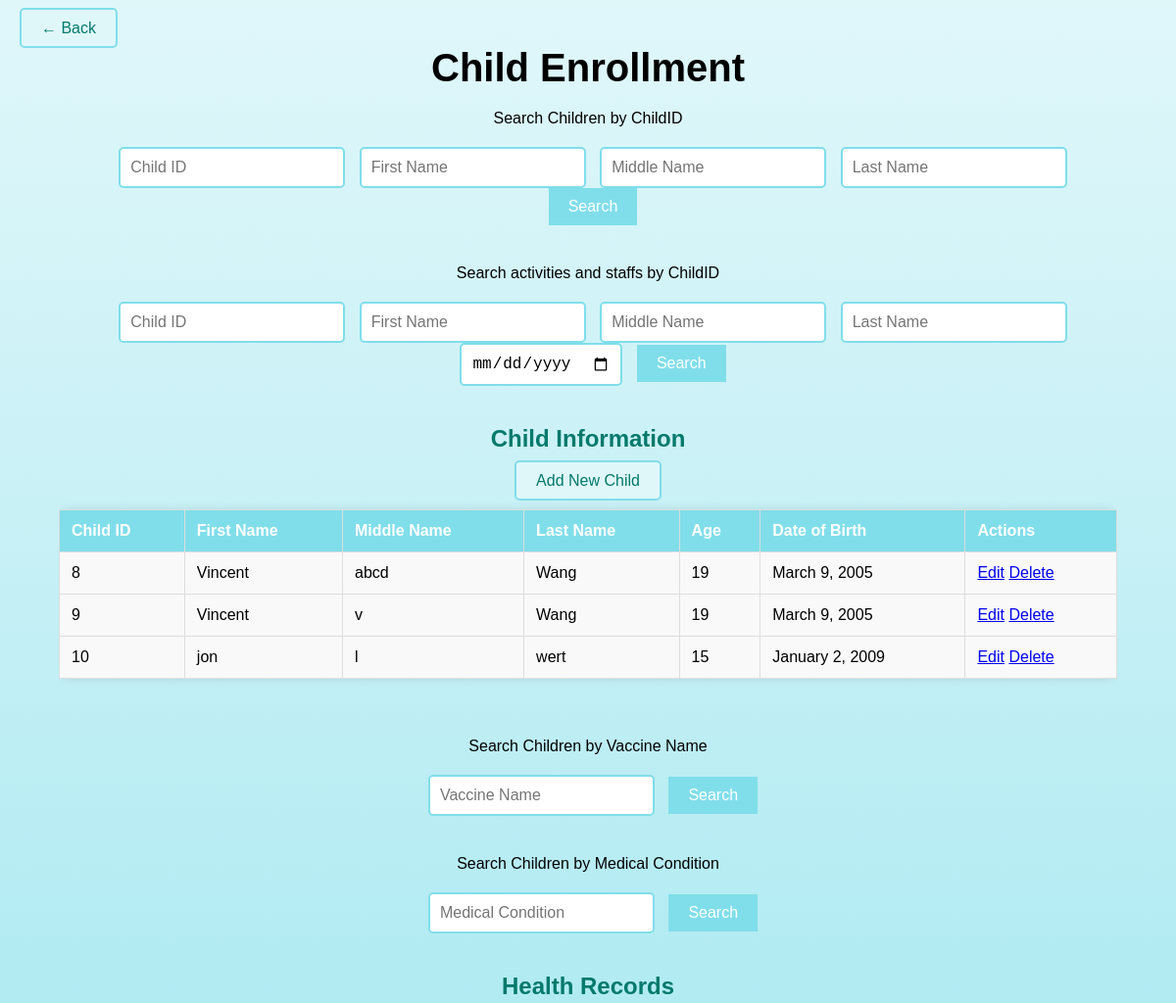
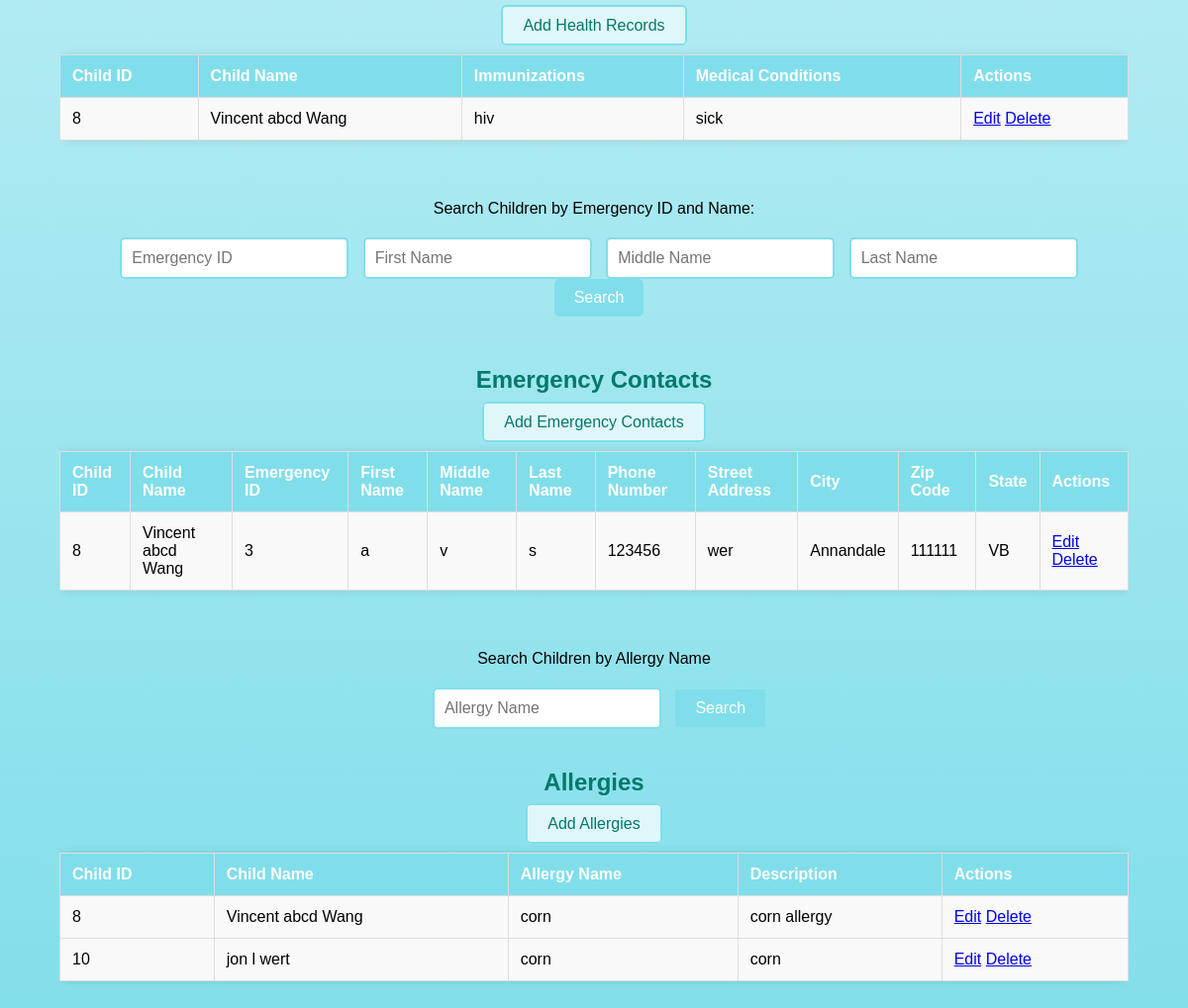
Page /myapp/child-enrollment/ on the committed database (2 pictures, top to bottom).
### myapp/models.py (models this page shows, shortened)
class Child(models.Model):
    first_name = models.CharField(max_length=30)
    middle_name = models.CharField(max_length=30, blank=True, null=True)
    last_name = models.CharField(max_length=30)
    date_of_birth = models.DateField()

class HealthRecord(models.Model):
    child = models.ForeignKey(Child, on_delete=models.CASCADE)
    immunizations = models.TextField()
    medical_conditions = models.TextField()

class EmergencyContact(models.Model):
    child = models.ForeignKey(Child, on_delete=models.CASCADE)
    first_name = models.CharField(max_length=100)
    middle_name = models.CharField(max_length=100, blank=True, null=True)
    last_name = models.CharField(max_length=100)
    phone_number = models.CharField(max_length=15)
    street_address = models.CharField(max_length=255)
    city = models.CharField(max_length=100)
    zip_code = models.CharField(max_length=10)
    state = models.CharField(max_length=50)

class Allergy(models.Model):
    child = models.ForeignKey(Child, on_delete=models.CASCADE)
    allergy_name = models.CharField(max_length=100)
    description = models.TextField()

### myapp/views.py (the view)
# urls.py: path('child-enrollment/', views.child_enrollment, name='child_enrollment'),
def child_enrollment(request):
    children = Child.objects.all()
    children_with_age = []
    for child in children:
        child_info = {
            'id': child.id,
            'first_name': child.first_name,
            'middle_name': child.middle_name,
            'last_name': child.last_name,
            'date_of_birth': child.date_of_birth,
            'age': calculate_age(child.date_of_birth)
        }
        children_with_age.append(child_info)
    context = {
        'children': children_with_age,
        'health_records': HealthRecord.objects.all(),
        'emergency_contacts': EmergencyContact.objects.all(),
        'allergies': Allergy.objects.all(),
    }
    return render(request, 'child_enrollment.html', context)

### myapp/views.py (called while the page is built)
def calculate_age(born):
    today = date.today()
    return today.year - born.year - ((today.month, today.day) < (born.month, born.day))

### myapp/templates/child_enrollment.html (shortened to what this page needs)
<!DOCTYPE html>
<html lang="en">
<head>
</head>
<body>
    <div class="container">
        <div class="back-button">
            <a href="{% url 'home' %}" class="button">&larr; Back</a>
        </div>
        <h1>Child Enrollment</h1>
        <div class="section">
            <label for="search-childID">Search Children by ChildID</label>
            <div class="search-bar">
                <form method="GET" action="{% url 'search_child' %}">
                    <input type="text" id="search-childID" name="childID" placeholder="Child ID" required>
                    <input type="text" id="search-first-name" name="first_name" placeholder="First Name" required>
                    <input type="text" id="search-middle-name" name="middle_name" placeholder="Middle Name" required>
                    <input type="text" id="search-last-name" name="last_name" placeholder="Last Name" required>
                    <button type="submit">Search</button>
                </form>
            </div>
        </div>
        <div class="section">
            <label for="search-childID-activities">Search activities and staffs by ChildID</label>
            <div class="search-bar">
                <form method="GET" action="{% url 'search_activity' %}">
                    <input type="text" id="search-childID-activities" name="childID" placeholder="Child ID" required>
                    <input type="text" id="search-first-name" name="first_name" placeholder="First Name" required>
                    <input type="text" id="search-middle-name" name="middle_name" placeholder="Middle Name" required>
                    <input type="text" id="search-last-name" name="last_name" placeholder="Last Name" required>
                    <input type="date" name="date" placeholder="Date" required>
                    <button type="submit">Search</button>
                </form>
            </div>
        </div>
        <div class="section">
            <h2>Child Information</h2>
            <a href="{% url 'add_child' %}" class="button">Add New Child</a>
            <div class="table-container">
                <table>
                    <thead>
                        <tr>
                            <th>Child ID</th>
                            <th>First Name</th>
                            <th>Middle Name</th>
                            <th>Last Name</th>
                            <th>Age</th>
                            <th>Date of Birth</th>
                            <th>Actions</th>
                        </tr>
                    </thead>
                    <tbody>
                        {% for child in children %}
                        <tr>
                            <td>{{ child.id }}</td>
                            <td>{{ child.first_name }}</td>
                            <td>{{ child.middle_name }}</td>
                            <td>{{ child.last_name }}</td>
                            <td>{{ child.age }}</td>
                            <td>{{ child.date_of_birth|date:"F j, Y" }}</td>
                            <td>
                                <a href="{% url 'edit_child' child.id %}">Edit</a>
                                <a href="{% url 'delete_child' child.id %}">Delete</a>
                            </td>
                        </tr>
                        {% endfor %}
                    </tbody>
                </table>
            </div>
        </div>
        <div class="section">
            <label for="search-vaccine">Search Children by Vaccine Name</label>
            <div class="search-bar">
                <form method="GET" action="{% url 'search_vaccine' %}">
                    <input type="text" id="search-vaccine" name="vaccine" placeholder="Vaccine Name" required>
                    <button type="submit">Search</button>
                </form>
            </div>
        </div>
        <div class="section">
            <label for="search-condition">Search Children by Medical Condition</label>
            <div class="search-bar">
                <form method="GET" action="{% url 'search_condition' %}">
                    <input type="text" id="search-condition" name="condition" placeholder="Medical Condition" required>
                    <button type="submit">Search</button>
                </form>
            </div>
        </div>
        <div class="section">
            <h2>Health Records</h2>
            <a href="{% url 'add_health_record' %}" class="button">Add Health Records</a>
            <div class="table-container">
                <table>
                    <thead>
                        <tr>
                            <th>Child ID</th>
                            <th>Child Name</th>
                            <th>Immunizations</th>
                            <th>Medical Conditions</th>
                            <th>Actions</th>
                        </tr>
                    </thead>
                    <tbody>
                        {% for record in health_records %}
                        <tr>
                            <td>{{ record.child.id }}</td>
                            <td>{{ record.child.first_name }} {{ record.child.middle_name }} {{ record.child.last_name }}</td>
                            <td>{{ record.immunizations }}</td>
                            <td>{{ record.medical_conditions }}</td>
                            <td>
                                <a href="{% url 'edit_health_record' record.id %}">Edit</a>
                                <a href="{% url 'delete_health_record' record.id %}">Delete</a>
                            </td>
                        </tr>
                        {% endfor %}
                    </tbody>
                </table>
            </div>
        </div>
        <div class="section">
            <label for="search-emergency-id">Search Children by Emergency ID and Name:</label>
            <div class="search-bar">
                <form method="get" action="{% url 'search_emergency_id' %}">
                    <input type="text" id="emergency-id" name="emergency_id" placeholder="Emergency ID" required>
                    <input type="text" id="first-name" name="first_name" placeholder="First Name" required>
                    <input type="text" id="middle-name" name="middle_name" placeholder="Middle Name" required>
                    <input type="text" id="last-name" name="last_name" placeholder="Last Name" required>
                    <button type="submit" class="button">Search</button>
                </form>
            </div>
        </div>
        <div class="section">
            <h2>Emergency Contacts</h2>
            <a href="{% url 'add_emergency_contact' %}" class="button">Add Emergency Contacts</a>
            <div class="table-container">
                <table>
                    <thead>
                        <tr>
                            <th>Child ID</th>
                            <th>Child Name</th>
                            <th>Emergency ID</th>
                            <th>First Name</th>
                            <th>Middle Name</th>
                            <th>Last Name</th>
                            <th>Phone Number</th>
                            <th>Street Address</th>
                            <th>City</th>
                            <th>Zip Code</th>
                            <th>State</th>
                            <th>Actions</th>
                        </tr>
                    </thead>
                    <tbody>
                        {% for contact in emergency_contacts %}
                        <tr>
                            <td>{{ contact.child.id }}</td>
                            <td>{{ contact.child.first_name }} {{ contact.child.middle_name }} {{ contact.child.last_name }}</td>
                            <td>{{ contact.id }}</td>
                            <td>{{ contact.first_name }}</td>
                            <td>{{ contact.middle_name }}</td>
                            <td>{{ contact.last_name }}</td>
                            <td>{{ contact.phone_number }}</td>
                            <td>{{ contact.street_address }}</td>
                            <td>{{ contact.city }}</td>
                            <td>{{ contact.zip_code }}</td>
                            <td>{{ contact.state }}</td>
                            <td>
                                <a href="{% url 'edit_emergency_contact' contact.id %}">Edit</a>
                                <a href="{% url 'delete_emergency_contact' contact.id %}">Delete</a>
                            </td>
                        </tr>
                        {% endfor %}
                    </tbody>
                </table>
            </div>
        </div>
        <div class="section">
            <label for="search-allergy">Search Children by Allergy Name</label>
            <div class="search-bar">
                <form method="GET" action="{% url 'search_allergy' %}">
                    <input type="text" id="search-allergy" name="allergy" placeholder="Allergy Name" required>
                    <button type="submit">Search</button>
                </form>
            </div>
        </div>
        <div class="section">
            <h2>Allergies</h2>
            <a href="{% url 'add_allergy' %}" class="button">Add Allergies</a>
            <div class="table-container">
                <table>
                    <thead>
                        <tr>
                            <th>Child ID</th>
                            <th>Child Name</th>
                            <th>Allergy Name</th>
                            <th>Description</th>
                            <th>Actions</th>
                        </tr>
                    </thead>
                    <tbody>
                        {% for allergy in allergies %}
                        <tr>
                            <td>{{ allergy.child.id }}</td>
                            <td>{{ allergy.child.first_name }} {{ allergy.child.middle_name }} {{ allergy.child.last_name }}</td>
                            <td>{{ allergy.allergy_name }}</td>
                            <td>{{ allergy.description }}</td>
                            <td>
                                <a href="{% url 'edit_allergy' allergy.id %}">Edit</a>
                                <a href="{% url 'delete_allergy' allergy.id %}">Delete</a>
                            </td>
                        </tr>
                        {% endfor %}
                    </tbody>
                </table>
            </div>
        </div>
    </div>
</body>
</html>

### myapp/templates/child_enrollment.html (style rules this page uses)
body { font-family: Arial, sans-serif; text-align: center; background: linear-gradient(to bottom, #e0f7fa, #80deea); margin: 0; padding: 0; position: relative; }
.container { width: 90%; margin: auto; padding: 20px; }
h1 { font-size: 2.5em; margin-bottom: 20px; }
h2 { color: #00796b; margin-top: 40px; }
.section { margin-bottom: 40px; }
.table-container { overflow-x: auto; }
table { width: 100%; border-collapse: collapse; margin: 20px 0; box-shadow: 0 0 10px rgba(0, 0, 0, 0.1); border-radius: 10px; }
th, td { padding: 12px; border: 1px solid #ddd; text-align: left; }
th { background-color: #80deea; color: white; }
td { background-color: #f9f9f9; }
.button { padding: 10px 20px; background-color: #e0f7fa; border: 2px solid #80deea; border-radius: 5px; text-decoration: none; color: #00796b; font-size: 16px; margin-bottom: 10px; transition: background-color 0.3s, color 0.3s; }
.back-button { position: absolute; top: 20px; left: 20px; }
.search-bar { margin-top: 20px; display: flex; flex-wrap: wrap; justify-content: center; align-items: center; }
.search-bar input { padding: 10px; font-size: 16px; margin-left: 10px; border: 2px solid #80deea; border-radius: 5px; transition: border-color 0.3s; }
.search-bar button { padding: 10px 20px; font-size: 16px; background-color: #80deea; border: none; color: white; cursor: pointer; margin-left: 10px; transition: background-color 0.3s, color 0.3s; }

### rows in the picture
Child: first_name "Vincent", middle_name "abcd", last_name "Wang", date_of_birth "March 9, 2005"
Child: first_name "Vincent", last_name "Wang", date_of_birth "March 9, 2005"
Child: first_name "jon", last_name "wert", date_of_birth "January 2, 2009"
HealthRecord: child.id "8", child.first_name "Vincent", child.middle_name "abcd", child.last_name "Wang", immunizations "hiv", medical_conditions "sick"
EmergencyContact: child.id "8", child.first_name "Vincent", child.middle_name "abcd", child.last_name "Wang", id "3", first_name "a", middle_name "v", last_name "s", phone_number "123456", street_address "wer", city "Annandale", zip_code "111111", state "VB"
Allergy: child.id "8", child.first_name "Vincent", child.middle_name "abcd", child.last_name "Wang", allergy_name "corn", description "corn allergy"
Allergy: child.id "10", child.first_name "jon", child.middle_name "l", child.last_name "wert", allergy_name "corn", description "corn"

### other values in the picture
{{ child.id }} "8" "9" "10"
{{ child.age }} "19" "19" "15"
{{ child.middle_name }} "v" "l"
